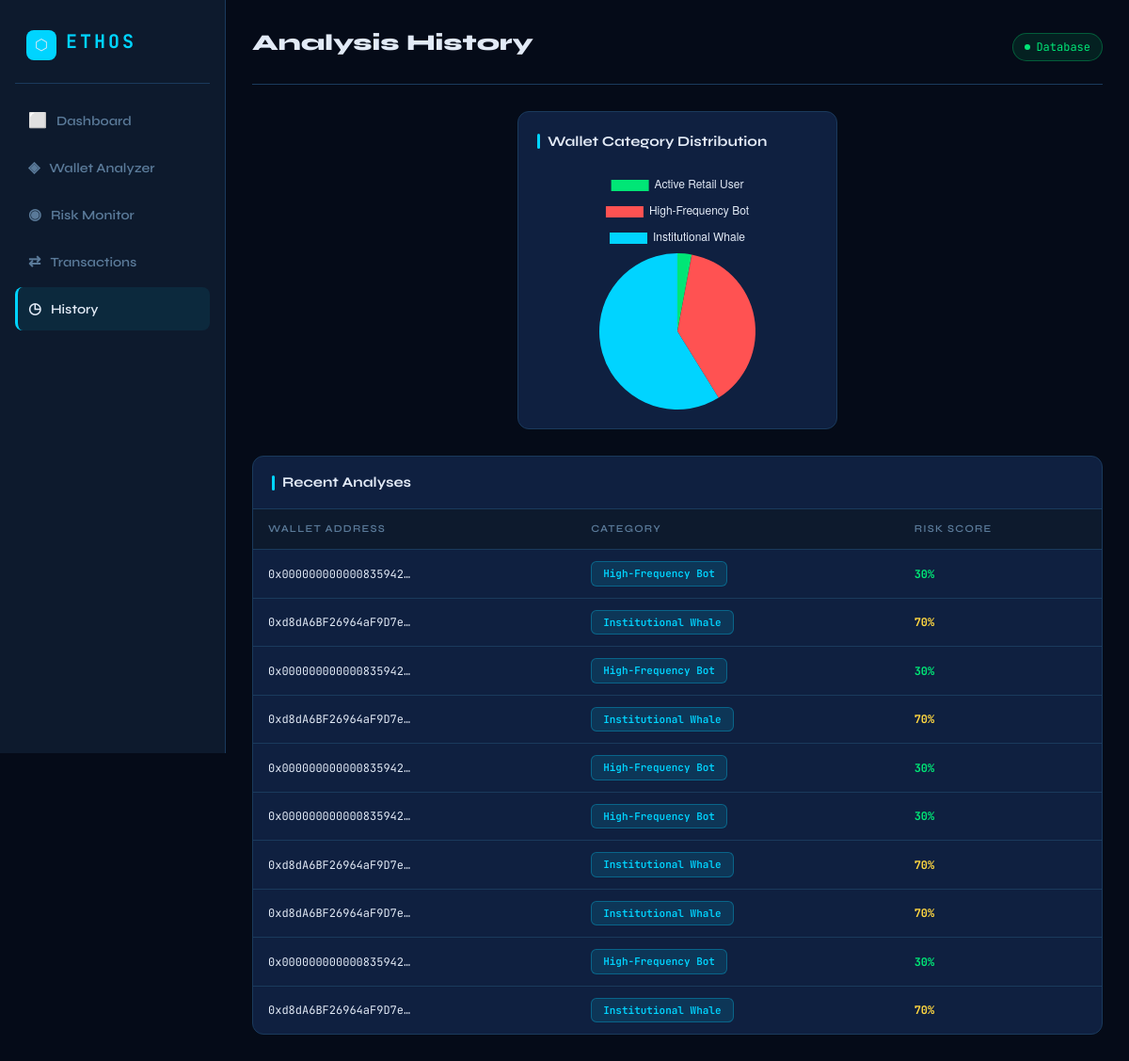
The app's page /history with its own data.
### tables this page shows
CREATE TABLE history (
            id INTEGER PRIMARY KEY AUTOINCREMENT,
            address TEXT,
            category TEXT,
            risk INTEGER
        );

### app.py (the view)
@app.route('/history')
def history():
    conn = sqlite3.connect('ethos.db')
    cursor = conn.cursor()
    cursor.execute("SELECT category, COUNT(*) FROM history GROUP BY category")
    stats = cursor.fetchall()
    cursor.execute("SELECT address, category, risk FROM history ORDER BY id DESC LIMIT 10")
    data = cursor.fetchall()
    conn.close()
    return render_template('history.html', data=data, stats=stats)

### templates/history.html (shortened to what this page needs)
{% extends "index.html" %}
{% block content %}
<div class="topbar">
  <h1>Analysis History</h1>
  <div class="status-badge"><div class="pulse-dot"></div>Database</div>
</div>
<div class="chart-card fade-in" style="max-width:340px; margin:0 auto 28px;">
  <div class="section-title">Wallet Category Distribution</div>
  <div style="height:260px; position:relative;">
    <canvas id="historyChart"></canvas>
  </div>
</div>
<div class="table-card fade-in">
  <div style="padding:16px 20px; border-bottom:1px solid var(--border);">
    <div class="section-title" style="margin-bottom:0;">Recent Analyses</div>
  </div>
  <div class="table-scroll">
    <table>
      <thead>
        <tr>
          <th>Wallet Address</th>
          <th>Category</th>
          <th>Risk Score</th>
        </tr>
      </thead>
      <tbody>
        {% for row in data %}
        <tr>
          <td>{{ row[0][:20] }}…</td>
          <td><span class="card-badge" style="font-size:11px;">{{ row[1] }}</span></td>
          <td>
            <span style="font-weight:700;
              color:{% if row[2] <= 40 %}var(--green){% elif row[2] <= 70 %}var(--yellow){% else %}var(--red){% endif %};">
              {{ row[2] }}%
            </span>
          </td>
        </tr>
        {% endfor %}
      </tbody>
    </table>
  </div>
</div>
<script>
var labels = [];
var values = [];
{% for item in stats %}
  labels.push("{{ item[0] }}");
  values.push({{ item[1] }});
{% endfor %}
if (labels.length > 0) {
  new Chart(document.getElementById('historyChart'), {
    type: 'pie',
    data: {
      labels: labels,
      datasets: [{
        data: values,
        backgroundColor: ['#00e676','#ff5252','#00d4ff','#ffd740','#a78bfa'],
        borderWidth: 0
      }]
    },
    options: {
      responsive: true,
      maintainAspectRatio: false,
      animation: { duration: 1200 },
      plugins: {
        legend: {
          labels: { color: '#e2eaf6', padding: 16 }
        }
      }
    }
  });
} else {
  document.getElementById('historyChart').parentElement.innerHTML =
    '<p style="text-align:center;color:var(--muted);padding-top:80px;">No data yet.</p>';
}
</script>
{% endblock %}

### templates/index.html (shortened to what this page needs)
<!doctype html>
<html lang="en">
<head>
  <link href="https://cdn.jsdelivr.net/npm/bootstrap@5.3.2/dist/css/bootstrap.min.css" rel="stylesheet">
  <link rel="stylesheet" href="/static/css/style.css">
</head>
<body>
<div style="display:flex;">
  <nav class="sidebar" id="sidebar">
    <div class="sidebar-logo">
      <div class="logo-icon">⬡</div>
      <h3>ETHOS</h3>
    </div>
    <ul class="nav flex-column">
      <li><a class="nav-link {% if request.path == '/' %}active{% endif %}" href="/"><span class="icon">⬜</span> Dashboard</a></li>
      <li><a class="nav-link {% if request.path == '/wallet' %}active{% endif %}" href="/wallet"><span class="icon">◈</span> Wallet Analyzer</a></li>
      <li><a class="nav-link {% if request.path == '/risk' %}active{% endif %}" href="/risk"><span class="icon">◉</span> Risk Monitor</a></li>
      <li><a class="nav-link {% if request.path == '/transactions' %}active{% endif %}" href="/transactions"><span class="icon">⇄</span> Transactions</a></li>
      <li><a class="nav-link {% if request.path == '/history' %}active{% endif %}" href="/history"><span class="icon">◷</span> History</a></li>
    </ul>
  </nav>
  <div class="main-content w-100">
    {% block content %}{% endblock %}
  </div>
</div>
</body>
</html>

### static/css/style.css (style rules this page uses)
:root { --bg-deep: #050b18; --bg-surface: #0d1a2d; --bg-card: #0f2040; --border: #1a3a5c; --accent: #00d4ff; --accent2: #0099cc; --green: #00e676; --yellow: #ffd740; --red: #ff5252; --text: #e2eaf6; --muted: #5a7a99; --sidebar-w: 240px; }
*, *::before, *::after { box-sizing: border-box; margin: 0; padding: 0; }
body { background: var(--bg-deep); color: var(--text); font-family: 'Syne', sans-serif; min-height: 100vh; overflow-x: hidden; }
.sidebar { width: var(--sidebar-w); height: 100vh; background: var(--bg-surface); border-right: 1px solid var(--border); position: fixed; left: 0; top: 0; display: flex; flex-direction: column; padding: 24px 16px; z-index: 200; transition: transform 0.3s ease; }
.sidebar-logo { display: flex; align-items: center; gap: 10px; padding: 8px 12px 24px; border-bottom: 1px solid var(--border); margin-bottom: 16px; }
.logo-icon { width: 32px; height: 32px; background: var(--accent); border-radius: 8px; display: flex; align-items: center; justify-content: center; font-size: 16px; }
.sidebar-logo h3 { font-family: 'JetBrains Mono', monospace; font-size: 20px; font-weight: 700; color: var(--accent); letter-spacing: 3px; }
.nav-link { display: flex; align-items: center; gap: 10px; padding: 11px 14px; border-radius: 8px; color: var(--muted); text-decoration: none; font-size: 14px; font-weight: 600; transition: all 0.2s; margin-bottom: 4px; }
.nav-link:hover, .nav-link.active { color: var(--text); background: rgba(0, 212, 255, 0.08); border-left: 3px solid var(--accent); padding-left: 11px; }
.nav-link .icon { font-size: 16px; }
.main-content { margin-left: var(--sidebar-w); padding: 32px 28px; min-height: 100vh; }
.topbar { display: flex; align-items: center; justify-content: space-between; margin-bottom: 28px; padding-bottom: 20px; border-bottom: 1px solid var(--border); }
.topbar h1 { font-size: clamp(18px, 2.5vw, 24px); font-weight: 800; color: var(--text); }
.status-badge { display: flex; align-items: center; gap: 6px; background: rgba(0, 230, 118, 0.1); border: 1px solid rgba(0, 230, 118, 0.3); color: var(--green); border-radius: 20px; padding: 5px 12px; font-size: 12px; font-family: 'JetBrains Mono', monospace; }
.pulse-dot { width: 6px; height: 6px; background: var(--green); border-radius: 50%; animation: pulse 1.8s infinite; }
.card-badge { display: inline-block; background: rgba(0, 212, 255, 0.12); border: 1px solid rgba(0, 212, 255, 0.3); color: var(--accent); border-radius: 6px; padding: 4px 12px; font-size: 14px; font-weight: 600; }
.section-title { font-size: 15px; font-weight: 700; color: var(--text); margin-bottom: 14px; display: flex; align-items: center; gap: 8px; }
.section-title::before { content: ''; width: 3px; height: 16px; background: var(--accent); border-radius: 2px; }
.chart-card { background: var(--bg-card); border: 1px solid var(--border); border-radius: 12px; padding: 20px; }
.table-card { background: var(--bg-card); border: 1px solid var(--border); border-radius: 12px; overflow: hidden; margin-bottom: 28px; }
.table-scroll { overflow-x: auto; }
table { width: 100%; border-collapse: collapse; font-size: 13px; }
thead tr { background: var(--bg-surface); }
th { padding: 13px 16px; text-align: left; font-size: 11px; font-weight: 600; color: var(--muted); text-transform: uppercase; letter-spacing: 1.2px; white-space: nowrap; }
td { padding: 12px 16px; border-top: 1px solid var(--border); font-family: 'JetBrains Mono', monospace; font-size: 12px; color: var(--text); white-space: nowrap; }
.fade-in { animation: fadeUp 0.5s ease forwards; }

### records on screen
history: address "0x000000000000835942", category "High-Frequency Bot", risk "30"
history: address "0xd8dA6BF26964aF9D7e", category "Institutional Whale", risk "70"
history: address "0x000000000000835942", category "High-Frequency Bot", risk "30"
history: address "0xd8dA6BF26964aF9D7e", category "Institutional Whale", risk "70"
history: address "0x000000000000835942", category "High-Frequency Bot", risk "30"
history: address "0x000000000000835942", category "High-Frequency Bot", risk "30"
history: address "0xd8dA6BF26964aF9D7e", category "Institutional Whale", risk "70"
history: address "0xd8dA6BF26964aF9D7e", category "Institutional Whale", risk "70"
history: address "0x000000000000835942", category "High-Frequency Bot", risk "30"
history: address "0xd8dA6BF26964aF9D7e", category "Institutional Whale", risk "70"

### other values on screen
chart data {{ item[0] }} Active Retail User, High-Frequency Bot, Institutional Whale
chart data {{ item[1] }} 2, 26, 40
